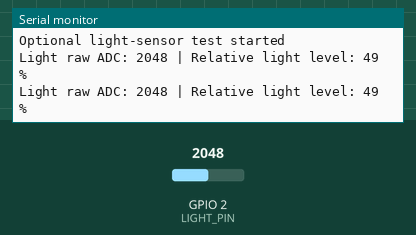
Bench run of a sketch on a simulated ESP32-S3. Shown: the last lines printed to the serial monitor. Inputs (shaded band) come from the test bench; at power-on: GPIO 2 (LIGHT_PIN) = 2048 (analog values on the 0–4095 scale).

Above: at 1.8 s.
1.9 s: GPIO 2 (LIGHT_PIN) set to 2866
At 2.8 s:
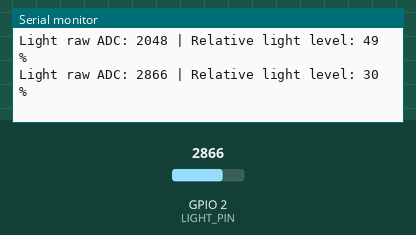
3.4 s: GPIO 2 (LIGHT_PIN) set to 3603
At 4.6 s:
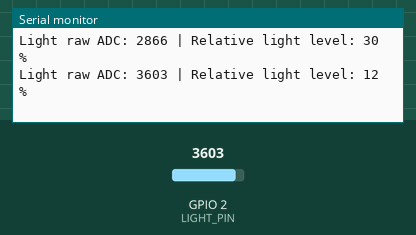
Timing chart, 0 to 6.4 s (numbered marks = the images above; inputs shaded):
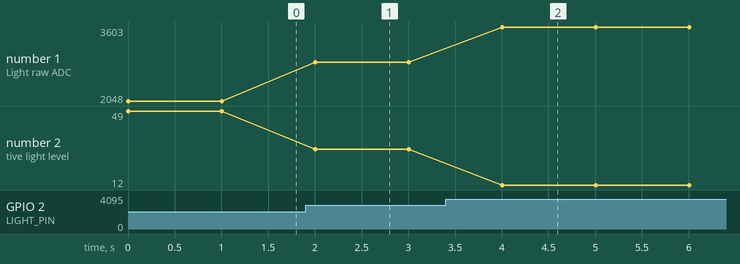

The sketch:

LightSensor_Test.ino
```cpp
/* Optional analogue light-sensor test - ESP32-S3
   Use only after adding an LDR module / analogue light sensor.
   Wiring: VCC -> 3.3V, GND -> GND, AO -> GPIO 2.
*/
constexpr uint8_t LIGHT_PIN = 2;

void setup() {
  Serial.begin(115200);
  analogReadResolution(12);
  Serial.println("Optional light-sensor test started");
}

void loop() {
  int raw = analogRead(LIGHT_PIN);
  int level = constrain(map(raw, 4095, 0, 0, 100), 0, 100);
  Serial.printf("Light raw ADC: %d | Relative light level: %d %%\n", raw, level);
  delay(1000);
}
```

Measured:
- after the input at 1.9 s, the serial monitor: prints a new line after 0.10 s (image 1)
- after the input at 3.4 s, the serial monitor: prints a new line after 0.60 s (image 2)
- plotted number 1: 2048 → 2866 after the input at 1.9 s, 2866 → 3603 after the input at 3.4 s
- plotted number 2: 49 → 30 after the input at 1.9 s, 30 → 12 after the input at 3.4 s
